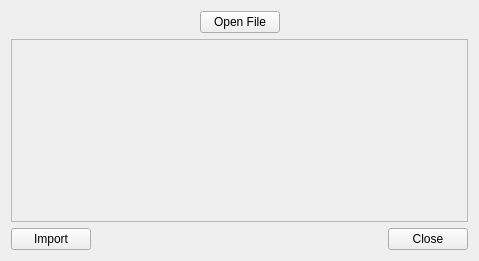
<?xml version="1.0" encoding="UTF-8"?>
<ui version="4.0">
 <class>Form</class>
 <widget class="QWidget" name="Form">
  <property name="geometry">
   <rect>
    <x>0</x>
    <y>0</y>
    <width>479</width>
    <height>261</height>
   </rect>
  </property>
  <property name="windowTitle">
   <string>Form</string>
  </property>
  <layout class="QVBoxLayout" name="verticalLayout">
   <item>
    <layout class="QHBoxLayout" name="horizontalLayout_2">
     <item>
      <spacer name="horizontalSpacer_2">
       <property name="orientation">
        <enum>Qt::Horizontal</enum>
       </property>
       <property name="sizeHint" stdset="0">
        <size>
         <width>40</width>
         <height>20</height>
        </size>
       </property>
      </spacer>
     </item>
     <item>
      <widget class="QPushButton" name="pb_open_file">
       <property name="text">
        <string>Open File</string>
       </property>
      </widget>
     </item>
     <item>
      <spacer name="horizontalSpacer_3">
       <property name="orientation">
        <enum>Qt::Horizontal</enum>
       </property>
       <property name="sizeHint" stdset="0">
        <size>
         <width>40</width>
         <height>20</height>
        </size>
       </property>
      </spacer>
     </item>
    </layout>
   </item>
   <item>
    <widget class="QScrollArea" name="scrollArea">
     <property name="widgetResizable">
      <bool>true</bool>
     </property>
     <widget class="QWidget" name="scrollAreaWidgetContents">
      <property name="geometry">
       <rect>
        <x>0</x>
        <y>0</y>
        <width>459</width>
        <height>179</height>
       </rect>
      </property>
      <layout class="QHBoxLayout" name="horizontalLayout_3">
       <item>
        <layout class="QVBoxLayout" name="vl_subwidget"/>
       </item>
      </layout>
     </widget>
    </widget>
   </item>
   <item>
    <layout class="QHBoxLayout" name="horizontalLayout">
     <item>
      <widget class="QPushButton" name="pb_import">
       <property name="text">
        <string>Import</string>
       </property>
      </widget>
     </item>
     <item>
      <spacer name="horizontalSpacer">
       <property name="orientation">
        <enum>Qt::Horizontal</enum>
       </property>
       <property name="sizeHint" stdset="0">
        <size>
         <width>40</width>
         <height>20</height>
        </size>
       </property>
      </spacer>
     </item>
     <item>
      <widget class="QPushButton" name="pb_close">
       <property name="text">
        <string>Close</string>
       </property>
      </widget>
     </item>
    </layout>
   </item>
  </layout>
 </widget>
 <resources/>
 <connections/>
</ui>
